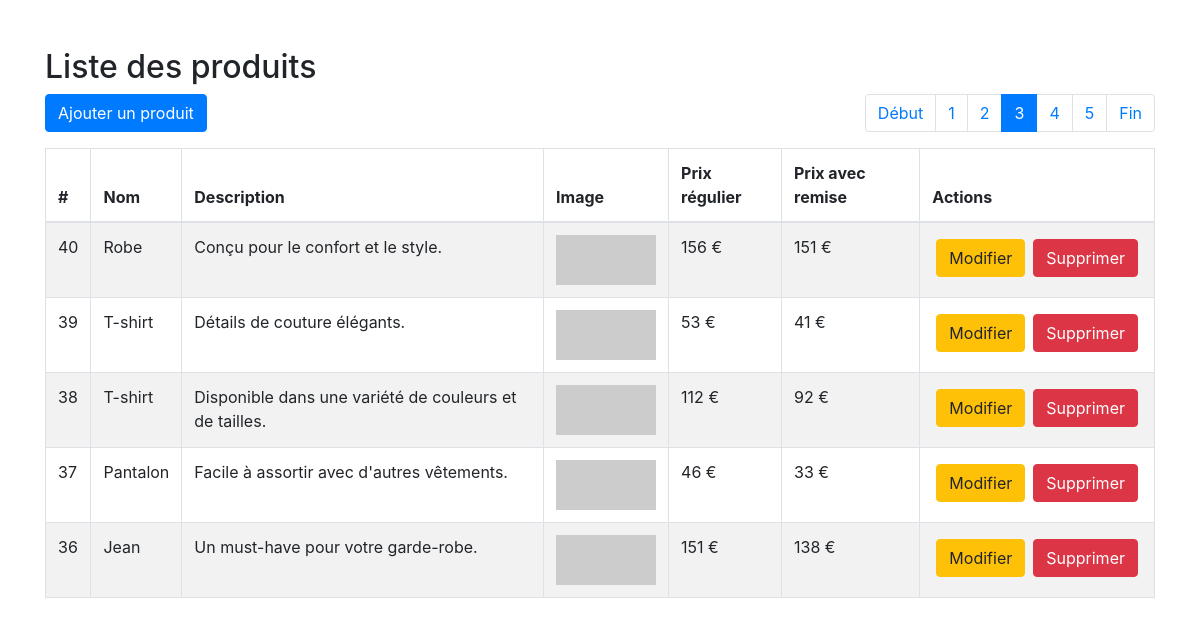
The page /index.php?page=3 on the database its author committed.
### tables this page shows
CREATE TABLE produits (
        id INTEGER PRIMARY KEY AUTOINCREMENT,
        name TEXT NOT NULL,
        description TEXT,
        image TEXT,
        regular_price REAL NOT NULL,
        discount_price REAL NOT NULL,
        created_at TIMESTAMP DEFAULT CURRENT_TIMESTAMP,
        updated_at TIMESTAMP DEFAULT CURRENT_TIMESTAMP
    );

### index.php (the view, shortened to what this page needs)
<?php
include_once 'config.php';
$results_per_page = 5;
if (!isset ($_GET['page'])) {
    $page = 1;
} else {
    $page = $_GET['page'];
}
$start_from = ($page - 1) * $results_per_page;
try {
    $sql_count = "SELECT COUNT(*) AS total FROM produits";
    $result_count = $conn->query($sql_count);
    $row_count = $result_count->fetch(PDO::FETCH_ASSOC);
    $total_products = $row_count['total'];
    $sql = "SELECT * FROM produits ORDER BY id DESC LIMIT :start_from, :results_per_page";
    $stmt = $conn->prepare($sql);
    $stmt->bindParam(':start_from', $start_from, PDO::PARAM_INT);
    $stmt->bindParam(':results_per_page', $results_per_page, PDO::PARAM_INT);
    $stmt->execute();
    $products = $stmt->fetchAll(PDO::FETCH_ASSOC);
} catch (PDOException $e) {
    echo "Erreur : " . $e->getMessage();
}
?>
<!DOCTYPE html>
<html lang="fr">
<head>
    <link rel="stylesheet" href="https://maxcdn.bootstrapcdn.com/bootstrap/4.5.2/css/bootstrap.min.css">
</head>
<body>
    <div class="container mt-5">
        <h2>Liste des produits</h2>
        <div class="d-flex justify-content-between">
            <a href="add_product.php" class="btn btn-primary mb-3">Ajouter un produit</a>
            <nav aria-label="Page navigation">
                <ul class="pagination">
                    <?php
                    $total_pages = ceil($total_products / $results_per_page);
                    echo "<li class='page-item " . ($page == 1 ? 'disabled' : '') . "'><a class='page-link' href='index.php?page=1'>Début</a></li>";
                    for ($i = max(1, $page - 2); $i <= min($page + 2, $total_pages); $i++) {
                        $active_class = ($i == $page) ? 'active' : '';
                        echo "<li class='page-item $active_class'><a class='page-link' href='index.php?page=" . $i . "'>" . $i . "</a></li>";
                    }
                    echo "<li class='page-item " . ($page == $total_pages ? 'disabled' : '') . "'><a class='page-link' href='index.php?page=$total_pages'>Fin</a></li>";
                    ?>
                </ul>
            </nav>
        </div>
        <table class="table table-bordered table-striped">
            <thead>
                <tr>
                    <th>#</th>
                    <th>Nom</th>
                    <th>Description</th>
                    <th>Image</th>
                    <th>Prix régulier</th>
                    <th>Prix avec remise</th>
                    <th>Actions</th>
                </tr>
            </thead>
            <tbody>
                <?php
                if ($products) {
                    foreach ($products as $product) {
                        echo "<tr>";
                        echo "<td>" . $product['id'] . "</td>";
                        echo "<td>" . $product['name'] . "</td>";
                        echo "<td>" . $product['description'] . "</td>";
                        echo "<td><img src='" . $product['image'] . "' alt='Product Image' style='max-width: 100px; max-height: 100px;'></td>";
                        echo "<td>" . $product['regular_price'] . " €</td>";
                        echo "<td>" . $product['discount_price'] . " €</td>";
                        echo "<td>
                        <div class='d-flex'>
                        <a href='edit_product.php?id=" . $product['id'] . "' class='btn btn-warning m-1'>Modifier</a>
                        <button type='button' class='btn btn-danger delete-product m-1' data-product-id='" . $product['id'] . "'
                        data-bs-toggle='modal'
                        data-bs-target='#confirmDeleteModal'>Supprimer</button>
                        </div>
                </td>";
                        echo "</tr>";
                    }
                } else {
                    echo "<tr><td colspan='7'>Aucun produit trouvé</td></tr>";
                }
                ?>
            </tbody>
        </table>
    </div>
</body>
</html>

### rows shown on the page
produits: id "40", name "Robe", description "Conçu pour le confort et le style.", regular_price "156", discount_price "151"
produits: id "39", name "T-shirt", description "Détails de couture élégants.", regular_price "53", discount_price "41"
produits: id "38", name "T-shirt", description "Disponible dans une variété de couleurs et de tailles.", regular_price "112", discount_price "92"
produits: id "37", name "Pantalon", description "Facile à assortir avec d'autres vêtements.", regular_price "46", discount_price "33"
produits: id "36", name "Jean", description "Un must-have pour votre garde-robe.", regular_price "151", discount_price "138"
